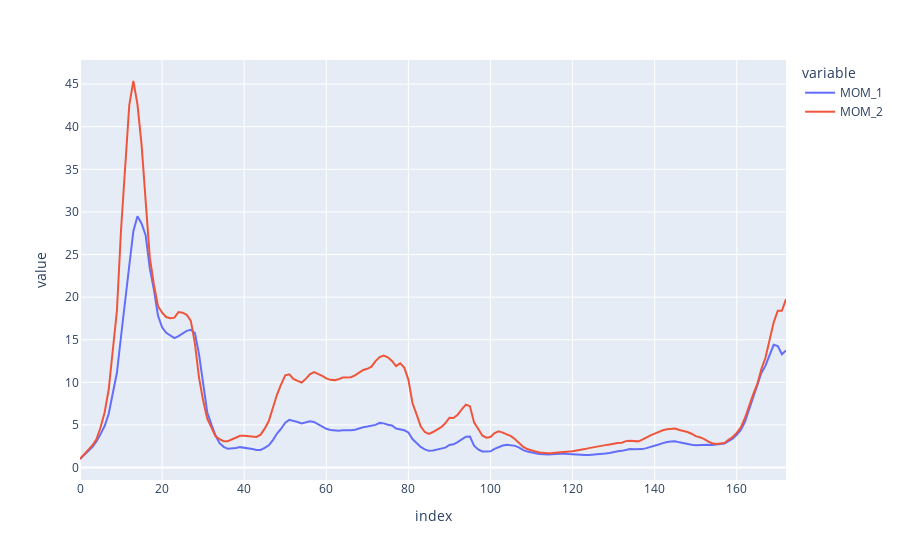

The notebook cell this image was saved under:
### Code cell
px.line(pd.DataFrame({'MOM_1':value, 'MOM_2':value_v2}))

### Figure 1 — Plotly figure (JSON) as saved in the notebook; plotly's stock layout.template omitted (floating-point values rounded to 4 significant figures; data arrays with more than 128 entries replaced by an {"elided": "..."} marker saying what was removed)
{"data": [{"hovertemplate": "variable=MOM_1<br>index=%{x}<br>value=%{y}<extra></extra>", "legendgroup": "MOM_1", "line": {"color": "#636efa", "dash": "solid"}, "mode": "lines", "name": "MOM_1", "orientation": "v", "showlegend": true, "type": "scatter", "x": {"elided": "173 int values"}, "xaxis": "x", "y": {"elided": "173 float values"}, "yaxis": "y"}, {"hovertemplate": "variable=MOM_2<br>index=%{x}<br>value=%{y}<extra></extra>", "legendgroup": "MOM_2", "line": {"color": "#EF553B", "dash": "solid"}, "mode": "lines", "name": "MOM_2", "orientation": "v", "showlegend": true, "type": "scatter", "x": {"elided": "173 int values"}, "xaxis": "x", "y": {"elided": "173 float values"}, "yaxis": "y"}], "layout": {"legend": {"title": {"text": "variable"}, "tracegroupgap": 0}, "margin": {"t": 60}, "xaxis": {"anchor": "y", "domain": [0, 1], "title": {"text": "index"}}, "yaxis": {"anchor": "x", "domain": [0, 1], "title": {"text": "value"}}}}
